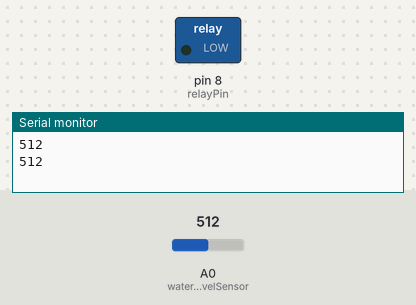
The sketch below on a simulated Arduino Uno, built with avr-gcc and run on an emulated ATmega328P. Parts: switched loads named in the sketch (green lamp = pin HIGH), the last lines printed to the serial monitor. The inputs (shaded band) are chosen by the test bench; at power-on: A0 (waterLevelSensor) = 512.

Above: at 2.8 s.
2.9 s: A0 (waterLevelSensor) set to 315
5.6 s: A0 (waterLevelSensor) set to 291
At 6.8 s:
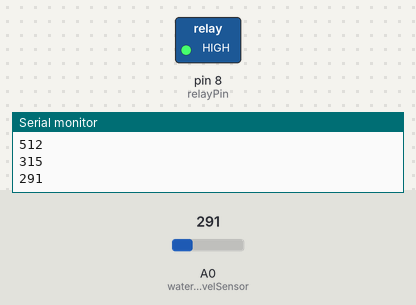
8.3 s: A0 (waterLevelSensor) set to 306
At 11.1 s:
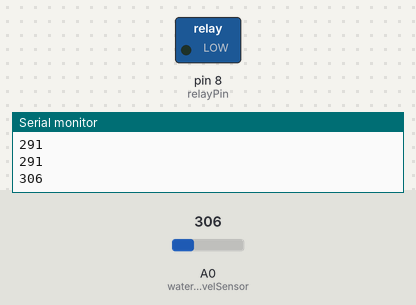
11.5 s: A0 (waterLevelSensor) set to 290
At 12.6 s:
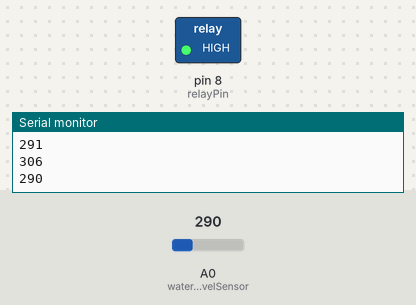
Timing chart, 0 to 14.5 s (numbered marks = the images above; inputs shaded):
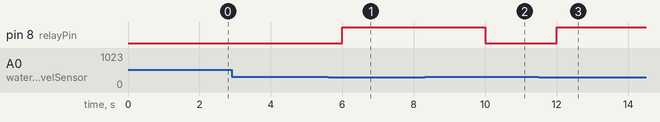

The sketch:

PumpDrainer_WaterLevelSensor.ino
```cpp
int waterLevelSensor = A0;
int relayPin = 8;
int threshold = 300;

void setup() {
  // put your setup code here, to run once:
  Serial.begin(9600);
  pinMode(relayPin, OUTPUT); //pin data directions
  pinMode(waterLevelSensor, INPUT);
}

void loop() {
  // put your main code here, to run repeatedly:

  int val = analogRead(waterLevelSensor); //reads the values
  Serial.println(val);


  if(val <= threshold)
  {
    digitalWrite(relayPin, HIGH);   //Turns on the pump
  }
  else
  {
    digitalWrite(relayPin, LOW);    //Turns off the pump
  }


  delay(2000); //to prevent burning out the motor pump if there is fluctuating values

}
```

Measured:
- the behaviour switches between 301 and 300 on A0 (waterLevelSensor) (found by bisection; images 0 and 1)
- after the input at 5.6 s, pin 8 (relayPin): LOW → HIGH after 0.40 s
- after the input at 8.3 s, pin 8 (relayPin): HIGH → LOW after 1.7 s
- after the input at 11.5 s, pin 8 (relayPin): LOW → HIGH after 0.50 s
